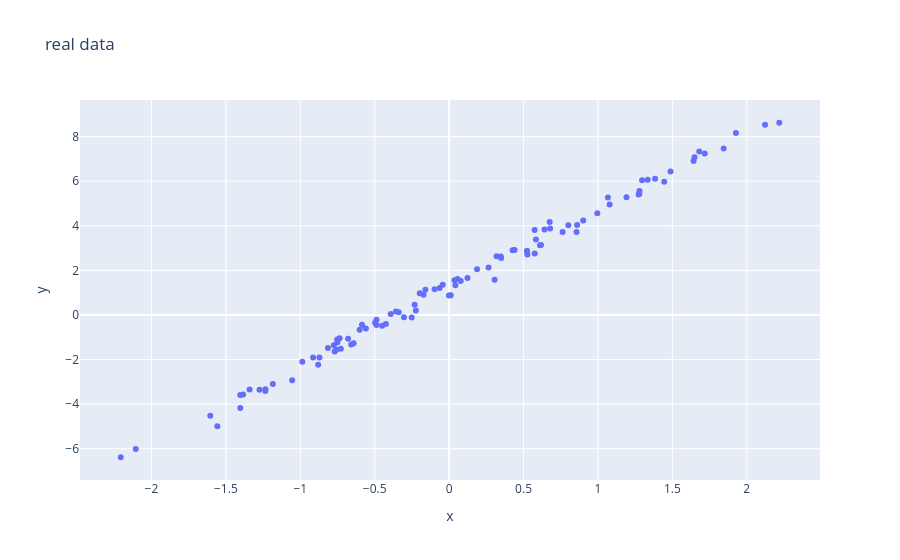

Here is the notebook cell this chart was saved with:
### Code cell
#Visualizing the data
df = pd.DataFrame({
    "x": X.numpy().ravel(),
    "y": y.numpy().ravel(),
})

fig = px.scatter(df, x="x", y="y", title="real data")
fig.show()
